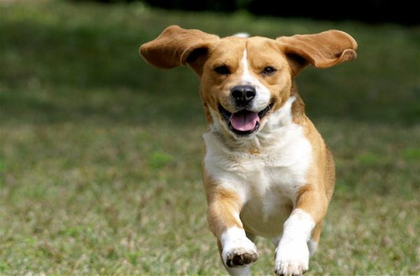
%> input picture HOMEWORK_ASSIGNMENT/hw4/HW4_material/Dog_1.png, 420 x 276 px, shrunk from 640 x 420 before the run
$ octave --eval "hw4problem3b;"   (GNU Octave 9; MATLAB toolbox functions it lacks are replaced by stand-ins)
%> lines starting %> are read from the running program, lines starting %| are printed output that depends on the picture
%EE569 HOMEWORK ASSIGNMENT 4
%DATE: Mar 25th 2021
%NAME: Siyu Li
%ID:2455870216
%E-mail:lisiyu@usc.edu
function []=hw4problem3b()

Dog_1 = im2single(imread('C:\Users\Appli\Desktop\EE569\HOMEWORK_ASSIGNMENT\hw4\HW4_material\Dog_1.png'));
Dog_2 = im2single(imread('C:\Users\Appli\Desktop\EE569\HOMEWORK_ASSIGNMENT\hw4\HW4_material\Dog_2.png'));
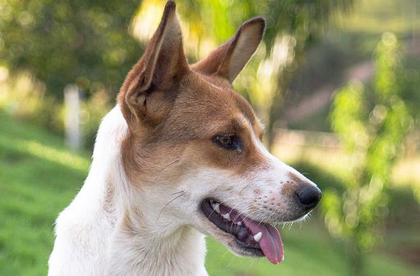
%> input picture HOMEWORK_ASSIGNMENT/hw4/HW4_material/Dog_2.png, 420 x 276 px, shrunk from 640 x 420 before the run
Dog_3 = im2single(imread('C:\Users\Appli\Desktop\EE569\HOMEWORK_ASSIGNMENT\hw4\HW4_material\Dog_3.png'));
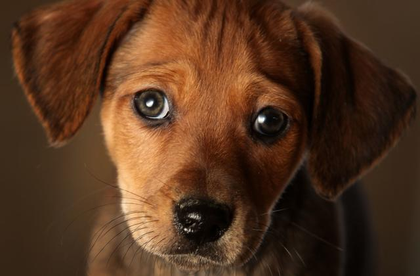
%> input picture HOMEWORK_ASSIGNMENT/hw4/HW4_material/Dog_3.png, 420 x 276 px, shrunk from 640 x 420 before the run
Cat = im2single(imread('C:\Users\Appli\Desktop\EE569\HOMEWORK_ASSIGNMENT\hw4\HW4_material\Cat.png'));
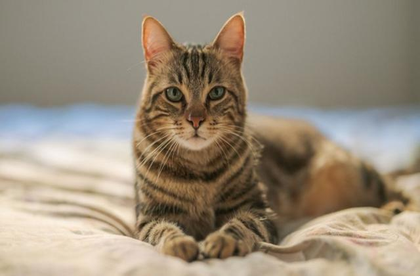
%> input picture HOMEWORK_ASSIGNMENT/hw4/HW4_material/Cat.png, 420 x 276 px, shrunk from 640 x 420 before the run

Dog_1_gray = single(rgb2gray(Dog_1));
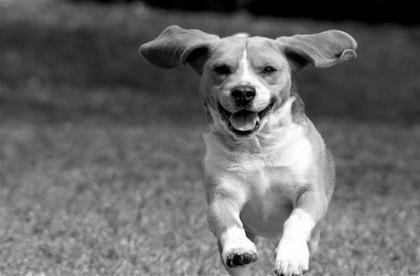
%> Dog_1_gray: size 276x420 single; min 0, max 1, mean 0.415
Dog_2_gray = single(rgb2gray(Dog_2));
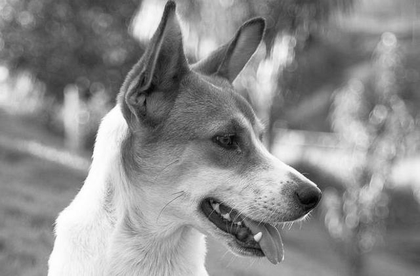
%> Dog_2_gray: size 276x420 single; min 0.00268, max 1, mean 0.556
Dog_3_gray = single(rgb2gray(Dog_3));
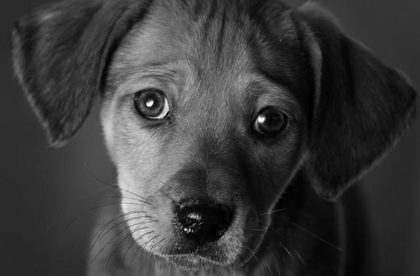
%> Dog_3_gray: size 276x420 single; min 0.00117, max 1, mean 0.233
Cat_gray = single(rgb2gray(Cat));
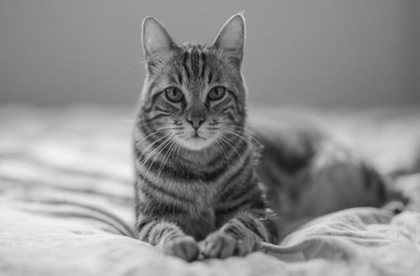
%> Cat_gray: size 276x420 single; min 0.05, max 0.953, mean 0.565


%%%%%%%%%%%%%%%% Plot 1
%> (the run ends here)
